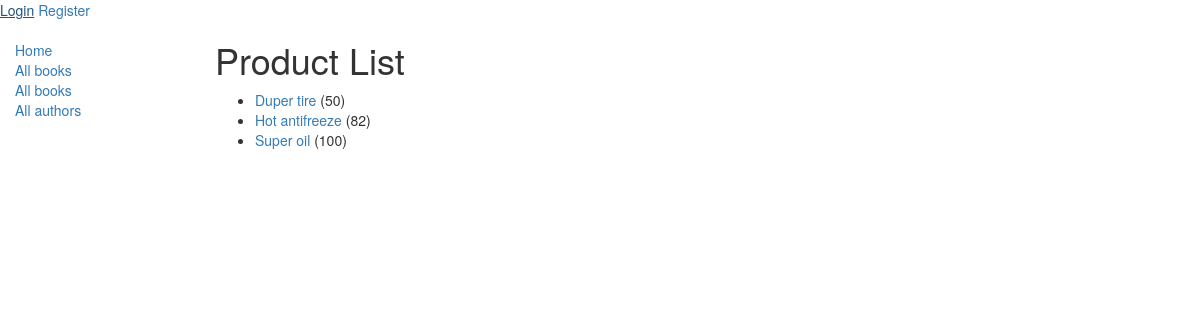
/products/, run on an earlier commit of the app's database.
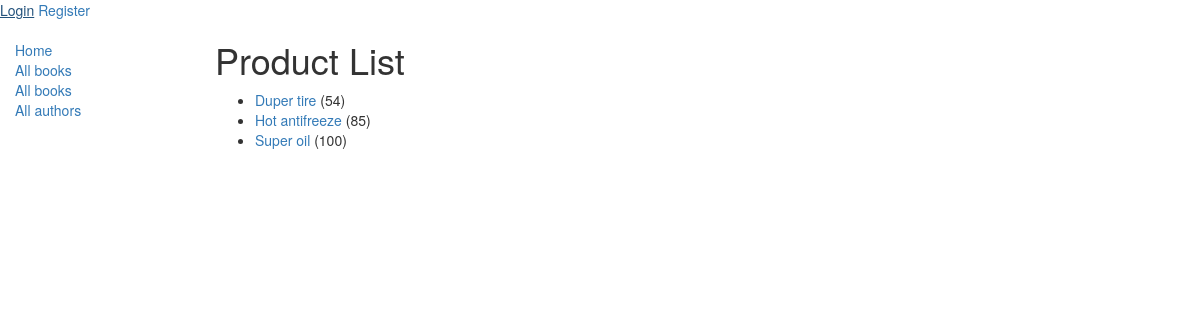
And on a later commit of the database.
### shop_app/models.py (models this page shows, shortened)
class Product(models.Model):
    name = models.CharField(max_length=64, unique=True)
    category = models.ForeignKey(Category, null=True, on_delete=models.SET_NULL)
    article = models.UUIDField(primary_key=True, default=uuid.uuid4,
                               help_text="Unique ID for this product")
    price = models.IntegerField(validators=[get_not_negative_validator('Price')])
    providers = ChoicesValidatedManyToManyField(User, help_text="Select a provider for this product",
                                                validators=[validate_provider], blank=True, related_name='products')
    def get_absolute_url(self):
        return f"/product/{self.article}/"
    def get_few_providers(self):
        max_count = 3
        providers = self.providers.all()
        if len(providers) > max_count:
            return ', '.join([provider.username for provider in providers[:max_count]]) + " and others"
        else:
            return ', '.join([provider.username for provider in providers])
    def get_many_providers(self):
        max_count = 20
        max_str_length = 20
        providers = self.providers.all()
        if len(providers) <= max_count:
            prov_strs = []
            for provider in providers:
                if prov_strs and len(prov_strs[-1]) < max_str_length:
                    prov_strs[-1] += f", {str(provider)}"
                else:
                    prov_strs.append(str(provider))
            return '\n'.join(prov_strs)
        else:
            return f"More than {max_count} providers"
    get_few_providers.short_description = 'Providers'
    get_many_providers.short_description = 'Providers'
    class Meta:
        verbose_name = "Product"
        verbose_name_plural = "Products"
        ordering = ("name",)
        permissions = [
            ("provide_product", "Can provide Products")
        ]

### shop_app/views.py (the view)
# urls.py: path('products/', views.ProductListView.as_view(), name='products'),
class ProductListView(generic.ListView):
    model = Product
    paginate_by = 10

### templates/shop_app/product_list.html
{% extends "./base.html" %}
{% block content %}
  <h1>Product List</h1>
  <ul>
  {% for product in product_list %}
    <li>
      <a href="{{ product.get_absolute_url }}">{{ product.name }}</a> ({{product.price}})
    </li>
  {% empty %}
    <li>There are no products in a shop.</li>
  {% endfor %}
  </ul>
{% endblock %}

What changed in the data, as far as the page shows it:
changed Product "Duper tire": price "50" → "54"
changed Product "Hot antifreeze": price "82" → "85"
